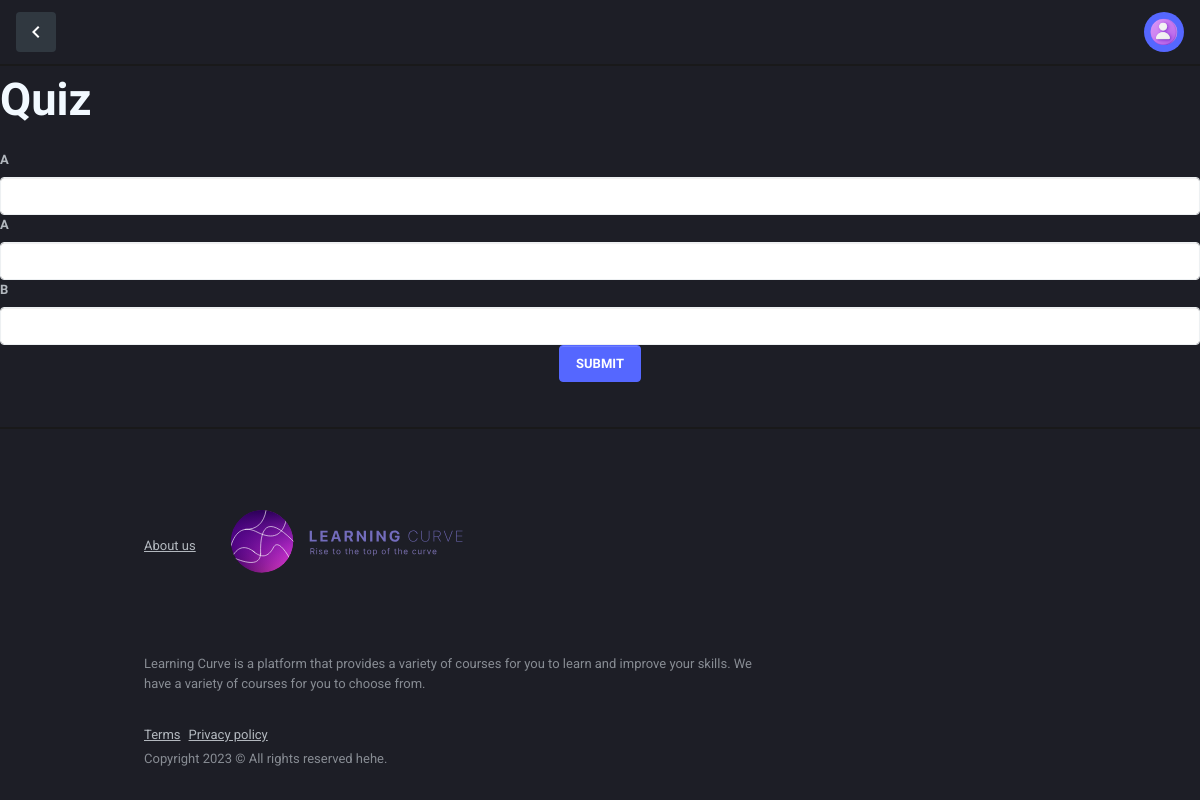
/learningcurveapp/showquiz/6/student/ (signed in), run on an earlier commit of the app's database.
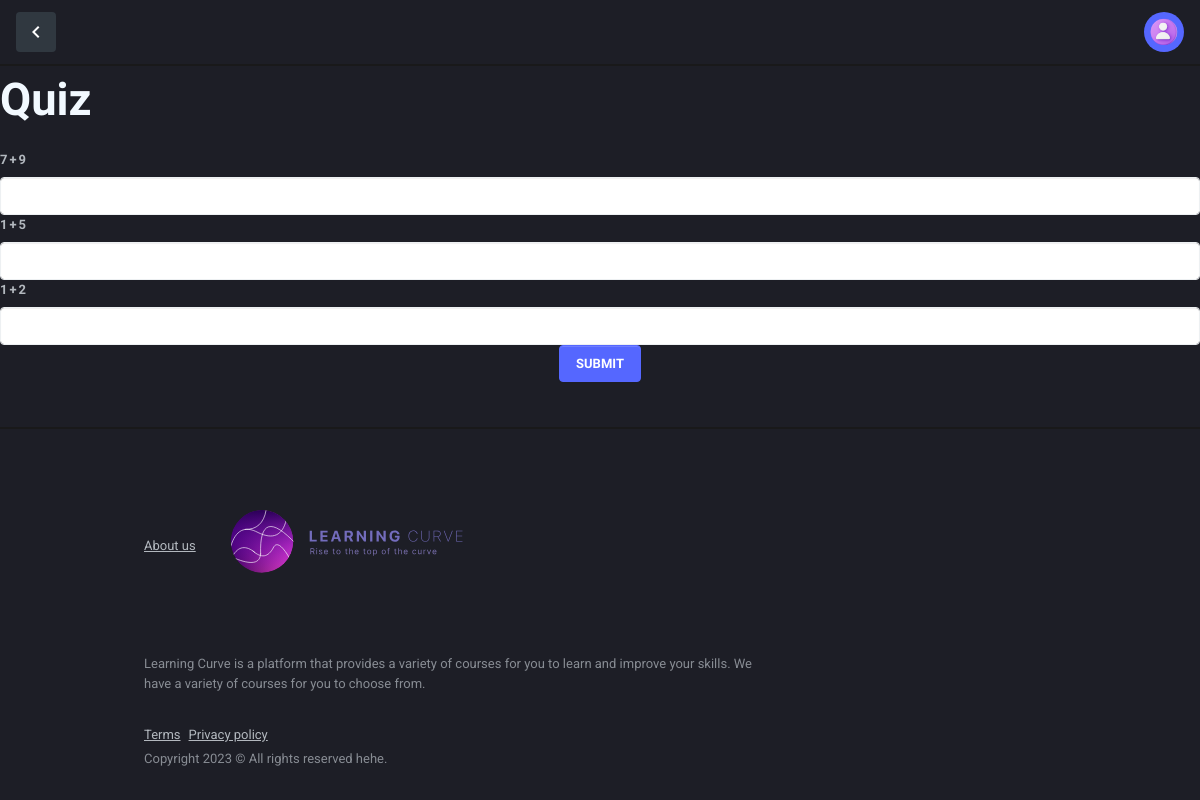
And on a later commit of the database.
### learningcurveapp/models.py (models this page shows, shortened)
class Question(models.Model):
    quiz = models.ForeignKey(Quiz, on_delete=models.CASCADE, related_name="questions")
    question = models.TextField(default='')
    answer = models.CharField(max_length=150, default='')
    answer=models.CharField(max_length=150,default='')

### learningcurveapp/views.py (the view)
# urls.py: path('showquiz/<int:id>/<str:role>/', views.showquiz, name='showquiz'),
@login_required
def showquiz(request,id,role):
    questions=Question.objects.filter(quiz=id).order_by('id').values()
    return render(request, 'learningcurveapp/showquiz.html',{'id':id,'questions':questions,'role':role})

### learningcurveapp/templates/learningcurveapp/showquiz.html (shortened to what the changed rows need)
<!DOCTYPE html>
<html lang="en"
      dir="ltr"
      class="dark-mode">
<head>
    {% load static %}
    <link type="text/css"
          href="https://cdnjs.cloudflare.com/ajax/libs/spinkit/1.2.5/spinkit.min.css"
          rel="stylesheet">
    <link type="text/css"
          href="https://cdnjs.cloudflare.com/ajax/libs/jquery.perfect-scrollbar/1.5.2/css/perfect-scrollbar.min.css"
          rel="stylesheet">
    <link type="text/css"
          href="https://cdnjs.cloudflare.com/ajax/libs/font-awesome/5.15.3/css/all.min.css"
          rel="stylesheet">
    <link type="text/css"
          href="{% static 'learningcurveapp/css/preloader.css' %}"
          rel="stylesheet">
    <link type="text/css"
          href="{% static 'learningcurveapp/css/app.css' %}"
          rel="stylesheet">
    <link type="text/css"
          href="{% static 'learningcurveapp/css/dark.css' %}"
          rel="stylesheet">
</head>
<body class="layout-app ">
<div class="mdk-drawer-layout js-mdk-drawer-layout"
     data-push
     data-responsive-width="992px">
    <div class="mdk-drawer-layout__content page-content">
        {% if role == "teacher" %}
        <div class="navbar navbar-light border-0 navbar-expand-sm"
             style="white-space: nowrap;">
            <h1 class="text-white flex m-0">Quiz correction</h1>
        </div>
        <ul class="nav navbar-nav flex align-items-sm ">
            {% for c in questions %}
            <li class="nav-item navbar-list__item bg-primary pb-lg-14pt py-14pt">
                <i class="material-icons text-muted icon--left">Q</i>
                {{c.question}}
            </li>
                <li class="nav-item navbar-list__item pb-lg-14pt py-14pt ">
                    <i class="material-icons text-muted icon--left">&#10004;</i>
                    {{c.answer}}
                </li>
            {% endfor %}
        </ul>
        {% else %}
        <div style="white-space: nowrap;">
            <h1 >Quiz </h1>
        </div>
        <div>
            <form method="post" action="{% url 'student-quiz-result-details' id=id %}" >
                {% for c in questions %}
                <div  >
                    <label class="form-label"
                           for="name">{{c.question}}</label>
                </div>
                <div >
                    <input id="name"
                           type="text"
                           class="form-control"
                           name=answer[] >
                </div>
        {% endfor %}
        </form>
        </div>
        {% endif%}
    </div>
</div>
</body>
</html>

What changed in the data, as far as the page shows it:
changed Question (number 1 of 3 on the later page): question "A" → "7+9"
changed Question (number 2 of 3 on the later page): question "A" → "1+5"
changed Question (number 3 of 3 on the later page): question "B" → "1+2"
